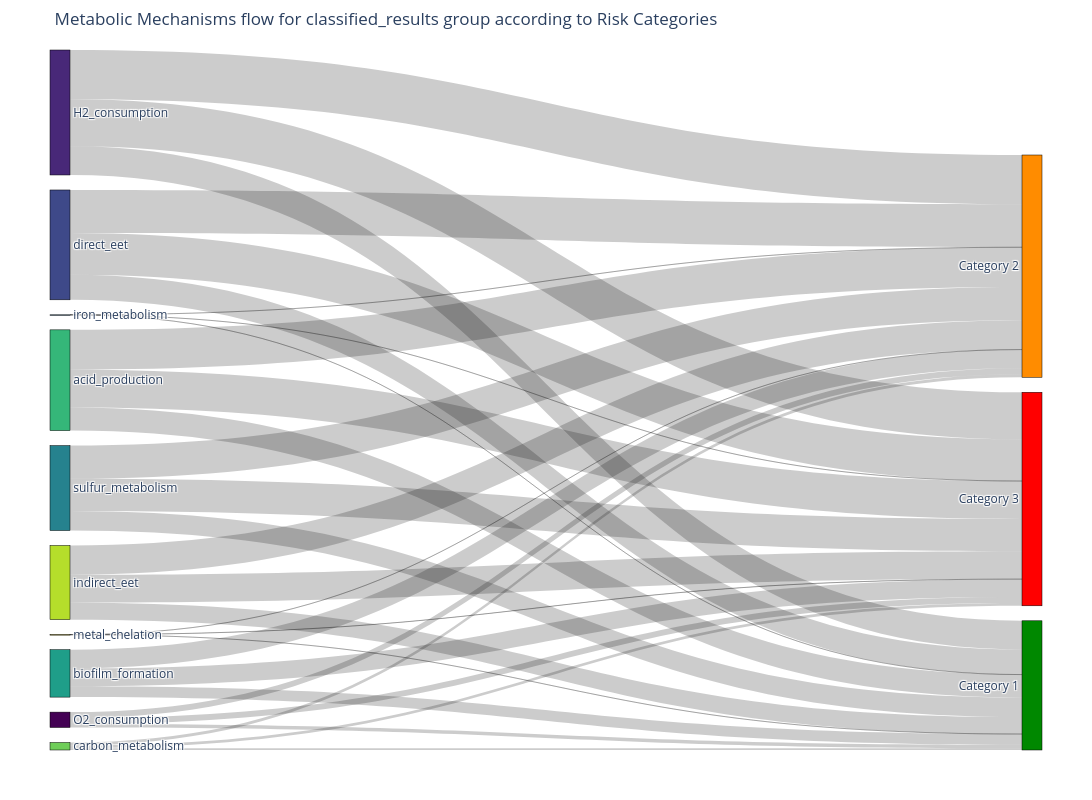
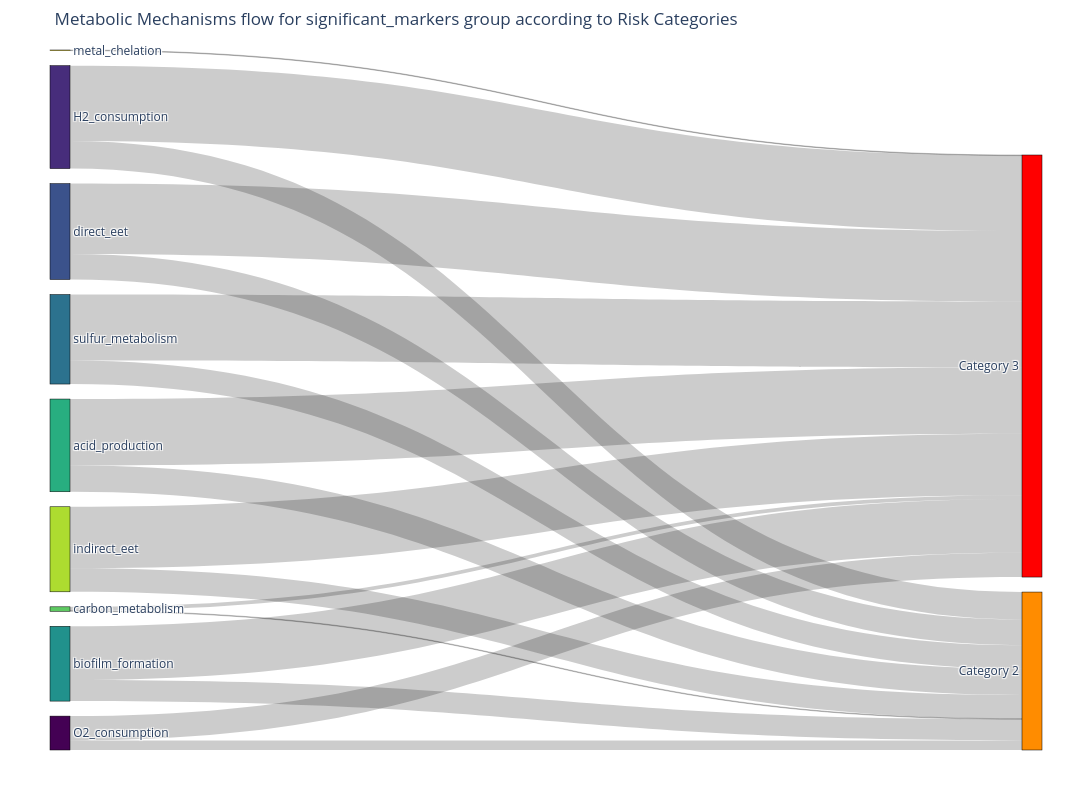

Write notebook code for charts like these, in order.
### Code cell
fig = temporal_transition(classified_results, "classified_results")
fig.show()
fig = temporal_transition(significant_markers, "significant_markers")
fig.show()

### Figure 1 — Plotly figure (JSON) as saved in the notebook; plotly's stock layout.template omitted (floating-point values rounded to 4 significant figures)
{"data": [{"arrangement": "snap", "link": {"hovertemplate": "<b>%{source.label}</b> → <b>%{target.label}</b><br>Count: %{value}<extra></extra>", "source": [0, 0, 0, 1, 1, 1, 2, 2, 2, 3, 3, 3, 4, 4, 4, 5, 5, 5, 6, 6, 6, 7, 7, 7, 8, 8, 8, 9, 9, 9], "target": [10, 11, 12, 10, 11, 12, 10, 11, 12, 10, 11, 12, 10, 11, 12, 10, 11, 12, 10, 11, 12, 10, 11, 12, 10, 11, 12, 10, 11, 12], "value": [1166, 2011, 1956, 9572, 16432, 15779, 8414, 14408, 13898, 2, 7, 3, 6514, 11092, 10788, 3611, 6236, 6009, 7678, 13309, 12693, 563, 1009, 945, 5675, 9796, 9309, 2, 8, 7]}, "node": {"color": ["#440154", "#482878", "#3e4989", "#31688e", "#26828e", "#1f9e89", "#35b779", "#6ece58", "#b5de2b", "#fde725", "#008800", "#FF8C00", "#FF0000"], "hoverinfo": "all", "hovertemplate": "<b>%{label}</b><br>Count: %{value}<extra></extra>", "label": ["O2_consumption", "H2_consumption", "direct_eet", "iron_metabolism", "sulfur_metabolism", "biofilm_formation", "acid_production", "carbon_metabolism", "indirect_eet", "metal_chelation", "Category 1", "Category 2", "Category 3"], "line": {"color": "black", "width": 0.5}, "pad": 15, "thickness": 20}, "type": "sankey"}], "layout": {"font": {"size": 12}, "height": 800, "margin": {"b": 50, "l": 50, "r": 50, "t": 50}, "title": {"text": "Metabolic Mechanisms flow for classified_results group according to Risk Categories"}, "width": 1200}}

### Figure 2 — Plotly figure (JSON) as saved in the notebook; plotly's stock layout.template omitted (floating-point values rounded to 4 significant figures)
{"data": [{"arrangement": "snap", "link": {"hovertemplate": "<b>%{source.label}</b> → <b>%{target.label}</b><br>Count: %{value}<extra></extra>", "source": [0, 0, 1, 1, 2, 2, 3, 3, 4, 4, 5, 5, 6, 6, 7, 7, 8], "target": [10, 11, 10, 11, 10, 11, 10, 11, 10, 11, 10, 11, 10, 11, 10, 11, 11], "value": [15, 38, 43, 118, 40, 110, 37, 103, 33, 84, 41, 104, 1, 6, 37, 96, 1]}, "node": {"color": ["#440154", "#472d7b", "#3b528b", "#2c728e", "#21918c", "#28ae80", "#5ec962", "#addc30", "#fde725", "#008800", "#FF8C00", "#FF0000"], "hoverinfo": "all", "hovertemplate": "<b>%{label}</b><br>Count: %{value}<extra></extra>", "label": ["O2_consumption", "H2_consumption", "direct_eet", "sulfur_metabolism", "biofilm_formation", "acid_production", "carbon_metabolism", "indirect_eet", "metal_chelation", "Category 1", "Category 2", "Category 3"], "line": {"color": "black", "width": 0.5}, "pad": 15, "thickness": 20}, "type": "sankey"}], "layout": {"font": {"size": 12}, "height": 800, "margin": {"b": 50, "l": 50, "r": 50, "t": 50}, "title": {"text": "Metabolic Mechanisms flow for significant_markers group according to Risk Categories"}, "width": 1200}}
